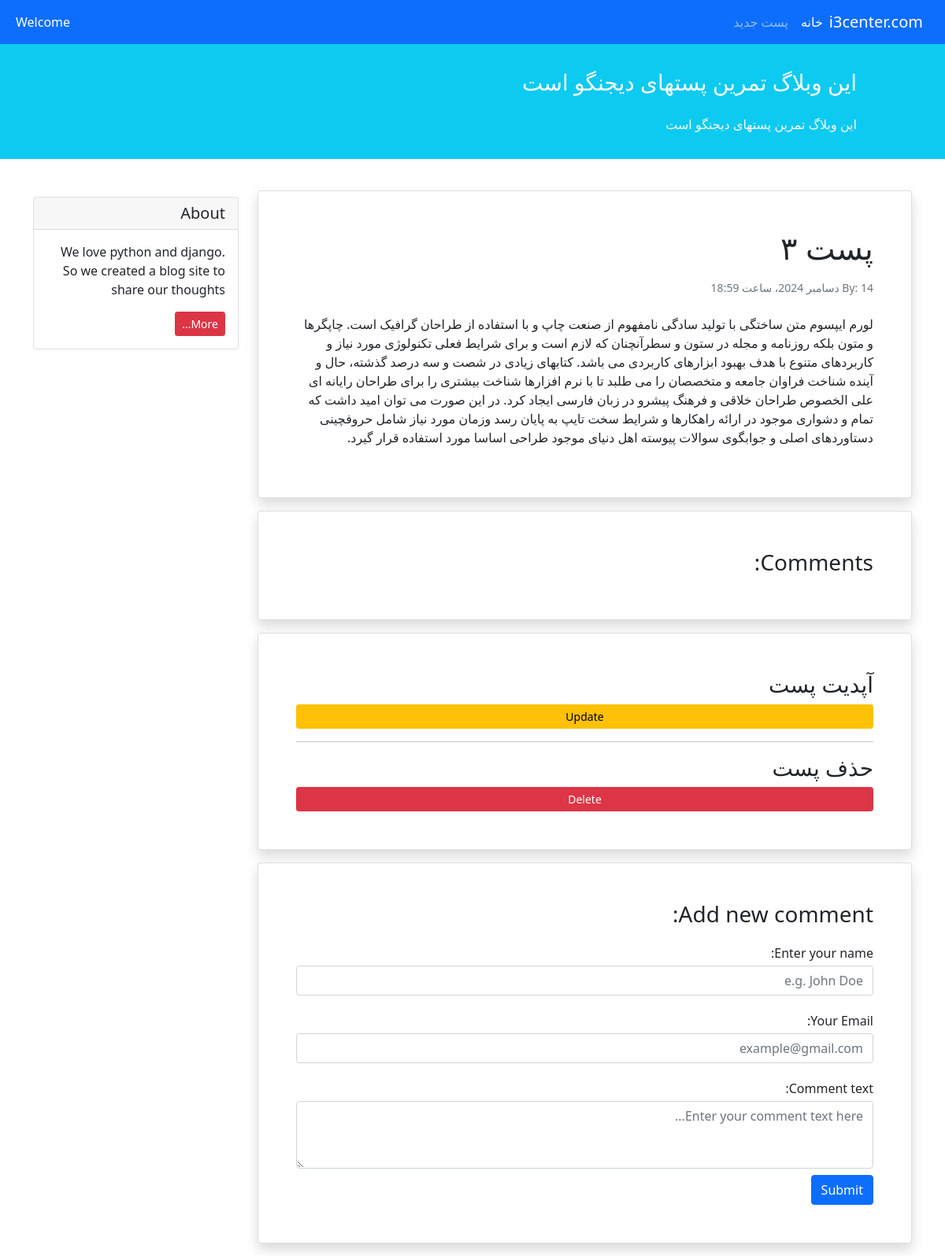
The page /detail/3/ on the database as committed earlier.
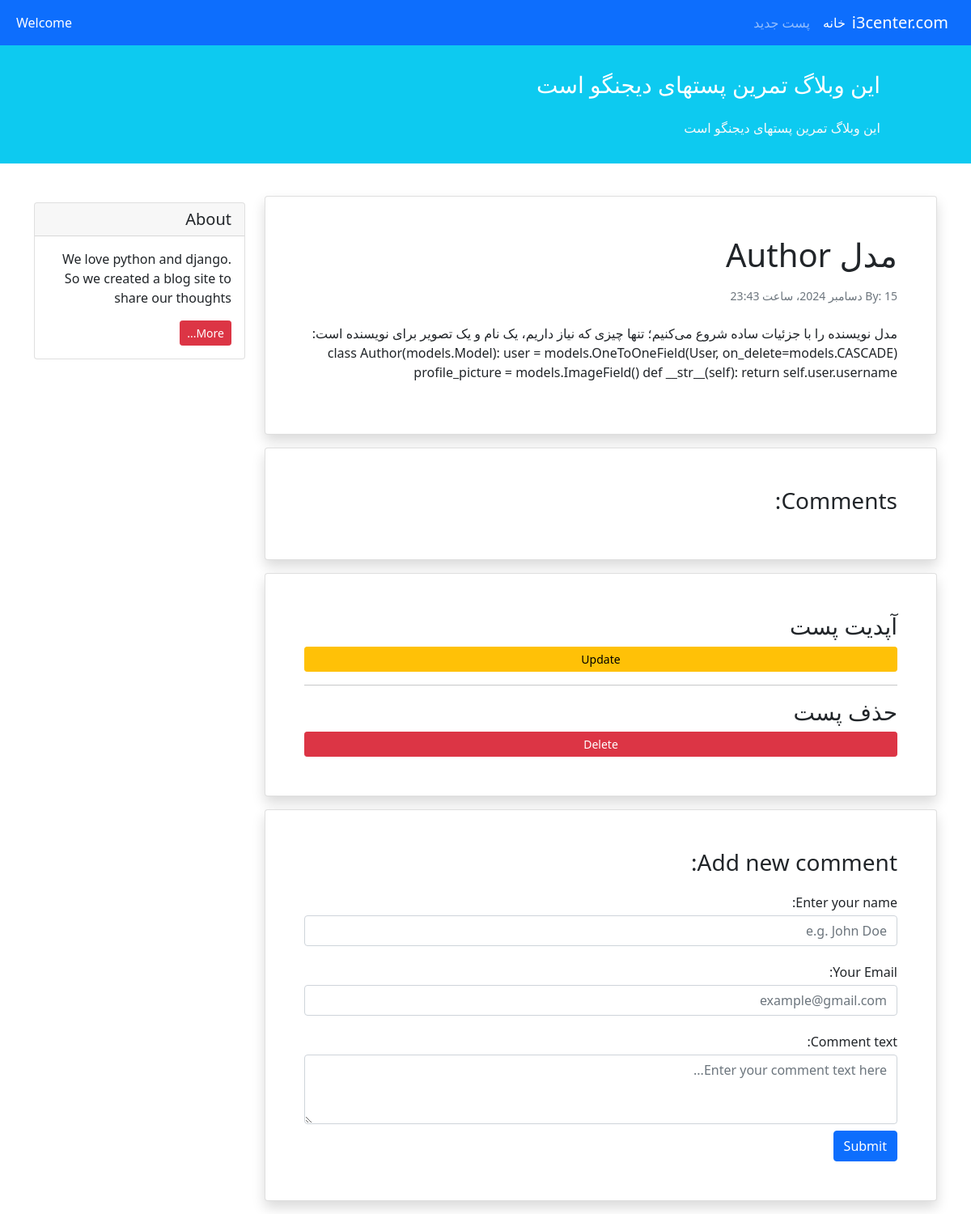
The same page on the database as committed later.
### home/models.py (models this page shows, shortened)
class Post(models.Model):
    STATUS =(
        ('pub' , 'انتشار یافته'),
        ('drf' , 'پیش نمایش'),
    )
    title = models.CharField(max_length=50,null=True,blank=True)
    information = models.TextField(max_length=500,null=True,blank=True)
    datetime_create = models.DateTimeField(auto_now_add=True)
    datetime_update = models.DateTimeField(auto_now=True)
    status = models.CharField(choices=STATUS , max_length=3)
    email = models.EmailField(max_length=50)

### home/views.py (the view)
# urls.py: path('detail/<int:id>/' , views.show_detail_post , name='detail') ,
def show_detail_post(request, id):
    post = Post.objects.get(id=id)
    return render(request , 'detail.html' , {'post':post})

### templates/detail.html (shortened to what this page needs)
{% extends '_base.html' %}
{% block content %}
	 <div class="card shadow my-3 p-5">
                <h1>{{ post.title }}</h1>
                <p class="small text-muted mt-2">By: {{ post.datetime_create }}</p>
                <p class="mt-2">{{ post.information }}</p>
            </div>
            <div class="card shadow my-3 p-5">
                <h3>Comments:</h3>
            </div>
            <div class="card shadow my-3 p-5">
                <h3>آپدیت پست</h3>
                   <a href="{% url 'home:update_post' post.id %}" class="btn btn-sm btn-warning">Update</a>
                <hr>
                <h3>حذف پست</h3>
                   <a href="{% url 'home:delete_post' post.id %}" class="btn btn-sm btn-danger">Delete</a>
            </div>
            <div class="card shadow my-3 p-5">
                <h3>Add new comment:</h3>
                <form method="POST">
                    <div class="form-group py-2">
                        <label class="py-1" for="author_name">Enter your name:</label>
                        <input type="text" class="form-control" placeholder="e.g. John Doe" name="author_name">
                    </div>
                    <div class="form-group py-2">
                        <label class="py-1" for="email">Your Email:</label>
                        <input type="email" class="form-control" placeholder="example@gmail.com" name="email">
                    </div>
                    <div class="form-group py-2">
                        <label class="py-1" for="comment_text">Comment text:</label>
                        <textarea class="form-control" name="text" rows="3" placeholder="Enter your comment text here..."></textarea>
                    </div>
                    <button type="submit" class="btn btn-primary">Submit</button>
                </form>
            </div>
{% endblock %}

Rows that differ between the two databases and show on the page:
changed Post: title "پست ۳" → "مدل Author"; datetime_create "14 دسامبر 2024، ساعت 18:59" → "15 دسامبر 2024، ساعت 23:43"; information "لورم ایپسوم متن ساختگی با تولید سادگی نامفهوم از صنعت چاپ و با استفاده از طراحان گرافیک است. چاپگرها و متون بلکه روزنامه و مجله در ستون و سطرآنچنان که لازم است و برای شرایط فعلی تکنولوژی مورد نیاز و کاربردهای متنوع با هدف بهبود ابزارهای کاربردی می باشد. کتابهای زیادی در شصت و سه درصد گذشته، حال و آینده شناخت فراوان جامعه و متخصصان را می طلبد تا با نرم افزارها شناخت بیشتری را برای طراحان رایانه ای علی الخصوص طراحان خلاقی و فرهنگ پیشرو در زبان فارسی ایجاد کرد. در این صورت می توان امید داشت که تمام و دشواری موجود در ارائه راهکارها و شرایط سخت تایپ به پایان رسد وزمان مورد نیاز شامل حروفچینی دستاوردهای اصلی و جوابگوی سوالات پیوسته اهل دنیای موجود طراحی اساسا مورد استفاده قرار گیرد." → "مدل نویسنده را با جزئیات ساده شروع می‌کنیم؛ تنها چیزی که نیاز داریم، یک نام و یک تصویر برای نویسنده است: class Author(models.Model): user = models.OneToOneField(User, on_delete=models.CASCADE) profile_picture = models.ImageField() def __str__(self): return self.user.username"
